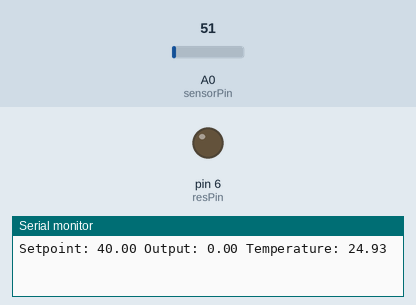
This sketch was run on a simulated Arduino Uno, built with avr-gcc and run on an emulated ATmega328P. Parts: output pins drawn as LEDs (lit = HIGH), the last lines printed to the serial monitor. The test bench sets the inputs (shaded band); at power-on: A0 (sensorPin) = 51.

Above: at 0.1 s.
At 1.1 s:
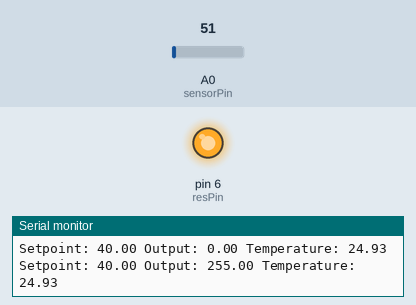
Timing chart, 0 to 2.6 s (numbered marks = the images above):
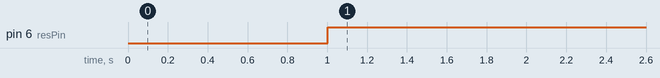

The sketch:

Controle_PID_Resistor.ino
```cpp
#include <PID_v1.h>

// Define os pinos utilizados
const int sensorPin = A0; // Pino do sensor de temperatura
const int resPin = 6; // Pino de controle do PWM para a potencia entregue ao resistor

// Variáveis de controle PID
double setpoint = 40.0; // Temperatura que o sistema deve estabilizar
double input = 0.0; // Valor lido do sensor de temperatura
double output = 0.0; // Saída do controle PID (PWM)

// Parâmetros PID (tentativa e erro)
double Kp =70.0;
double Ki = 20.0;
double Kd = 5.0;
// Parâmetros PI (lugar das raizes)
/*double Kp =1.4811;
double Ki = 0.14811;
double Kd = 0.0;*/

// Cria o objeto PID
PID myPID(&input, &output, &setpoint, Kp, Ki, Kd, DIRECT);


// Função para ler a temperatura do sensor LM35
float readTemperature() {
  int sensorValue = analogRead(sensorPin);   // Lê o valor analógico do sensor
  float voltage = sensorValue * (5.0 / 1023.0); // Converte para tensão
  float temperatureC = voltage * 100;       // Converte tensão para temperatura em Celsius (LM35)
  return temperatureC;
}

void setup() {
  // Inicializar a comunicação serial
  Serial.begin(9600);

  // Configuração dos pinos
  pinMode(sensorPin, INPUT);
  pinMode(resPin, OUTPUT);

  // Inicializa o PID
  myPID.SetMode(AUTOMATIC);
  myPID.SetOutputLimits(0, 255); // Limites da saída PWM
}

void loop() {
  // Lê a temperatura atual do sensor
  input = readTemperature();

  // Calcula a saída PID
  myPID.Compute();

  // Aplica a saída ao pino de controle (PWM)
  analogWrite(resPin, output);

  // Imprime os valores para monitoramento
  Serial.print("Setpoint: ");
  Serial.print(setpoint);
  /*Serial.print(" Input: ");
  Serial.print(input);*/
  Serial.print(" Output: ");
  Serial.print(output);
  Serial.print(" Temperature: ");
  Serial.println(input);

  //Dealy de 1s ate a proxima interação
  delay(1000);
}
```

Measured:
- by itself, pin 6 (resPin): LOW → HIGH at 1.0 s
